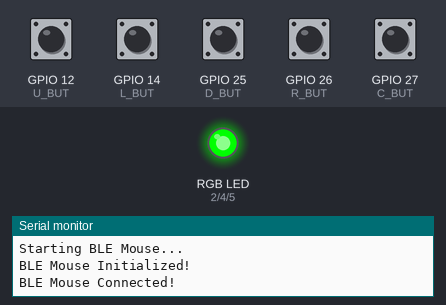
A sketch run on a simulated ESP32. Shown: an RGB LED mixed from three pins (HIGH = lit), the last lines printed to the serial monitor. Dashed ring = blinking. The test bench sets the inputs (shaded band); at power-on: GPIO 12 (U_BUT), GPIO 14 (L_BUT), GPIO 25 (D_BUT), GPIO 26 (R_BUT), GPIO 27 (C_BUT) HIGH. USB keyboard and mouse output is not drawn.

Above: at 1.2 s.
1.3 s: GPIO 12 (U_BUT) pulled LOW for 1 s
At 1.75 s:
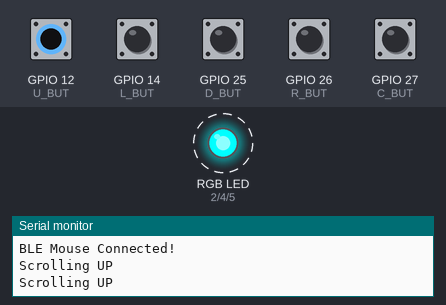
5.9 s: GPIO 25 (D_BUT) pulled LOW for 0.15 s
At 7.1 s:
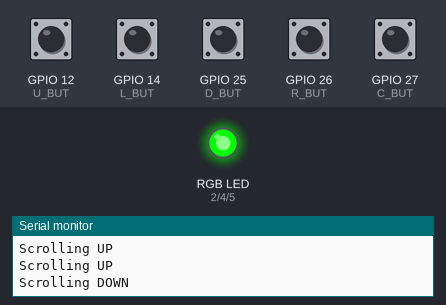
Timing chart, 0 to 8.9 s (numbered marks = the images above; inputs shaded):
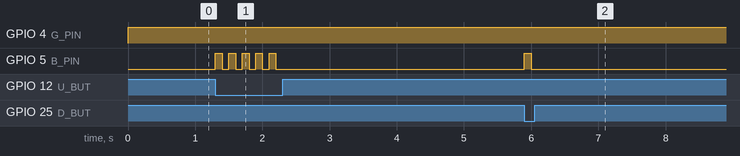

Measured:
- after the input at 1.3 s, GPIO 5 (B_PIN): alternates HIGH for 0.10 s and LOW for 0.10 s, 10 changes in all, then stays LOW, starting at once
- after the input at 5.9 s, GPIO 5 (B_PIN): LOW → HIGH at once, → LOW 0.10 s later

The sketch:

bluetooth_mouse.ino
```cpp
// Include BLE Mouse library
#include <BleMouse.h>

// Define RGB LED pins (choose valid ESP32 GPIOs)
#define R_PIN 2   // Red LED
#define G_PIN 4   // Green LED
#define B_PIN 5   // Blue LED

// Define Button pins (choose valid ESP32 GPIOs)
#define U_BUT 12  // Up Button
#define L_BUT 14  // Left Button
#define C_BUT 27  // Center Button
#define R_BUT 26  // Right Button
#define D_BUT 25  // Down Button

// BLE Mouse global declaration
BleMouse bleMouse;
bool isConnected = false;

void setup() {
    Serial.begin(115200);
    Serial.println("Starting BLE Mouse...");

    // Configure LED pins as output
    pinMode(R_PIN, OUTPUT);
    pinMode(G_PIN, OUTPUT);
    pinMode(B_PIN, OUTPUT);

    // Configure Button pins as input with pull-up resistors
    pinMode(U_BUT, INPUT_PULLUP);
    pinMode(L_BUT, INPUT_PULLUP);
    pinMode(C_BUT, INPUT_PULLUP);
    pinMode(R_BUT, INPUT_PULLUP);
    pinMode(D_BUT, INPUT_PULLUP);

    // Start BLE Mouse
    bleMouse.begin();
    Serial.println("BLE Mouse Initialized!");
}

void loop() {
    if (bleMouse.isConnected()) {
        if (!isConnected) {  // Run only once when connected
            Serial.println("BLE Mouse Connected!");
            digitalWrite(G_PIN, HIGH); // Green LED ON
            isConnected = true;
        }
        handleMouseActions();
    } else {
        if (isConnected) {  // Run only once when disconnected
            Serial.println("BLE Mouse Disconnected...");
            isConnected = false;
        }
        blinkRedLED();
    }
}

// Blink Red LED when Bluetooth is not connected
void blinkRedLED() {
    digitalWrite(R_PIN, HIGH);
    delay(500);
    digitalWrite(R_PIN, LOW);
    delay(500);
}

// Flash Blue LED when a button is pressed
void indicateButtonPress() {
    digitalWrite(B_PIN, HIGH);
    delay(100);
    digitalWrite(B_PIN, LOW);
}

// Handle button presses for mouse actions
void handleMouseActions() {
    if (digitalRead(U_BUT) == LOW) {
        bleMouse.move(0, 0, 1);  // Scroll up
        indicateButtonPress();
        Serial.println("Scrolling UP");
        delay(100);
    }

    if (digitalRead(D_BUT) == LOW) {
        bleMouse.move(0, 0, -1);  // Scroll down
        indicateButtonPress();
        Serial.println("Scrolling DOWN");
        delay(100);
    }

    if (digitalRead(C_BUT) == LOW) {
        bleMouse.click(MOUSE_MIDDLE);  // Middle Click
        Serial.println("Middle Click");
        delay(250);
    }

    if (digitalRead(L_BUT) == LOW) {
        bleMouse.click(MOUSE_LEFT);  // Left Click
        Serial.println("Left Click");
        delay(250);
    }

    if (digitalRead(R_BUT) == LOW) {
        bleMouse.click(MOUSE_RIGHT);  // Right Click
        Serial.println("Right Click");
        delay(250);
    }
}
```
